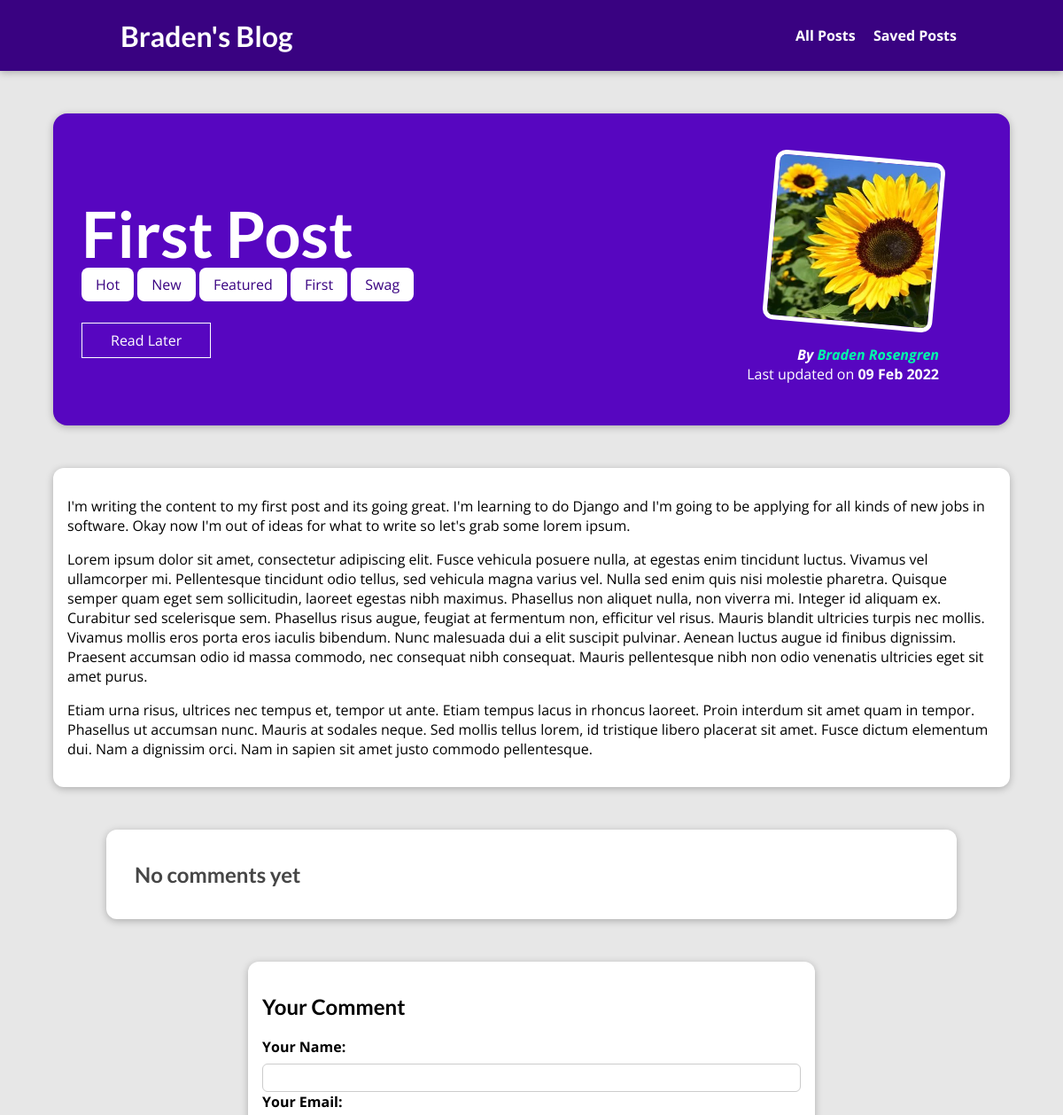
Page /posts/first-post (upper part) on the earlier database version.
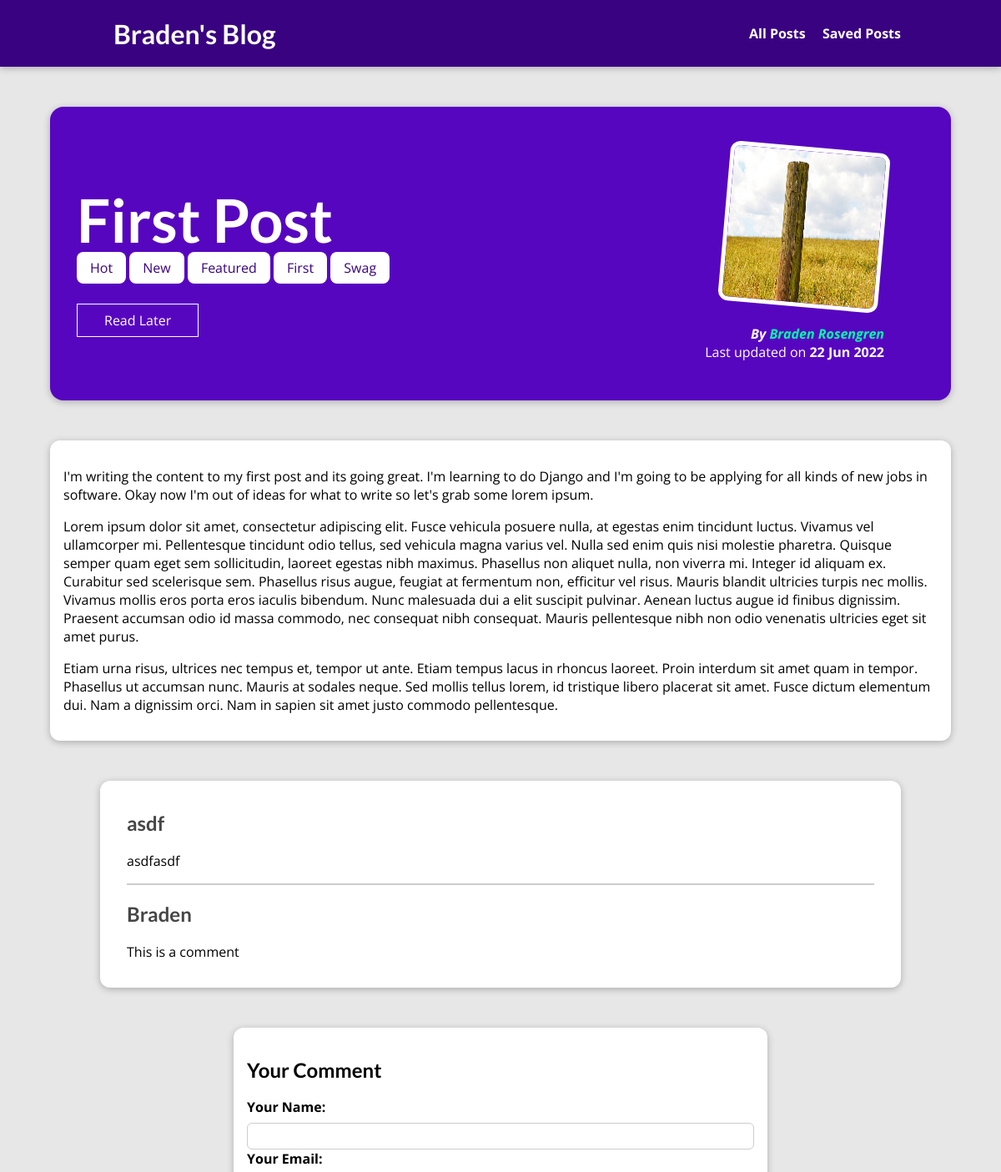
Same page on the later database version.
### blog/models.py (models this page shows, shortened)
class Tag(models.Model):
    tag = models.CharField(max_length=32)

class Post(models.Model):
    title               = models.CharField(max_length=128, null=False)
    excerpt             = models.CharField(max_length=256, null=False)
    image               = models.ImageField(upload_to="posts", null=True)
    date_created        = models.DateTimeField(auto_now_add=True)
    date_last_modified  = models.DateTimeField(auto_now=True)
    slug                = models.SlugField(unique=True, db_index=True)
    content             = models.TextField(validators=[MinLengthValidator(16)])
    author              = models.ForeignKey(Author, on_delete=models.SET_NULL, null=True, related_name="posts")
    tags                = models.ManyToManyField(Tag, related_name="posts")

class Author(models.Model):
    first_name      = models.CharField(max_length=64)
    last_name       = models.CharField(max_length=128)
    email_address   = models.EmailField(max_length=128)
    def full_name(self):
        return f"{self.first_name} {self.last_name}"
    def __str__(self):
        return self.full_name()

class Comment(models.Model):
    user_name   = models.CharField(max_length=64)
    user_email  = models.EmailField(max_length=128)
    text        = models.TextField(max_length=1024)
    post        = models.ForeignKey(Post, on_delete=models.CASCADE, related_name="comments")

### blog/views.py (the view)
# urls.py: path("posts/<slug:slug>", views.SinglePostView.as_view(), name="post-detail-page"),
class SinglePostView(View):
    template_name = "blog/post-detail.html"
    model = Post
    def is_post_stored(self, request, post_id):
        stored_posts = request.session.get("stored_posts")
        if stored_posts is not None:
            is_saved_for_later = post_id in stored_posts
        else:
            is_saved_for_later = False
        return is_saved_for_later
    def get(self, request, slug):
        post = Post.objects.get(slug=slug)
        context = {
            "post": post,
            "post_tags":post.tags.all(),
            "comment_form":CommentForm(),
            "comments":post.comments.all().order_by("-id"), # type: ignore
            "saved_for_later": self.is_post_stored(request, post.id) # type: ignore
        }
        return render(request, "blog/post-detail.html", context)
    def post(self, request, slug):
        comment_form  = CommentForm(request.POST)
        post = Post.objects.get(slug=slug)
        if comment_form.is_valid():
            comment = comment_form.save(commit=False)
            comment.post = post
            comment.save()
            return HttpResponseRedirect(reverse("post-detail-page", args=[slug]))
        context = {
            "post": post,
            "post_tags":post.tags.all(),
            "comment_form": comment_form,
            "comments":post.comments.all().order_by("-id"), # type: ignore
            "saved_for_later": self.is_post_stored(request, post.id)  # type: ignore
        }
        return render(request, "blog/post-detail.html", context)

### blog/forms.py
class CommentForm(forms.ModelForm):
	class Meta:
		model = Comment
		exclude = ["post"]
		labels = {
			"user_name": "Your Name",
			"user_email": "Your Email",
			"text": "Your Comment",
		}

### blog/templates/blog/post-detail.html (shortened to what this page needs)
{% extends "base.html" %}
{% load static %}
{% block css_files %}
    <link rel="stylesheet" href="{% static "blog/post-detail.css" %}" />
{% endblock %}
{% block content %}
    <section id="summary">
        <h2>{{post.title}}</h2>
        <div>
            {% for tag in post.tags.all %}
                <span class=tag>{{ tag.tag }}</span>
            {% endfor %}
        </div>
        <div id="read-later">
            <form action="{% url "read-later" %}" method="POST">
                <button>
                    {% if saved_for_later %}
                        Remove from Read Later
                    {% else %}
                        Read Later
                    {% endif %}
                </button>
            </form>
        </div>
        <article>
            <img src="{{ post.image.url }}" alt={{post.title}} />
            <address>By <a href="mailto:{{post.author.email_address}}">{{ post.author|title }}</a></address>
            <div>
                Last updated on <time>{{ post.date_last_modified|date:"d M Y" }}</time>
            </div>
        </article>
    </section>
    <main>
        {{ post.content|linebreaks }}
    </main>
    <section id="comments">
        {% if comments %}
        <ul>
            {% for comment in comments %}
            <li>
                <h2>{{ comment.user_name }}</h2>
                <p>{{ comment.text | linebreaks }}</p>
            </li>
            {% endfor %}
        </ul>
        {% else %}
        <h2>No comments yet</h2>
        {% endif %}
    </section>
    <section id="comment-form">
        <h2>Your Comment</h2>
        <form action="{% url "post-detail-page" post.slug %}" method="POST">
            {% for form_field in comment_form %}
                <div class="form-control">
                    {{ form_field.label_tag }}
                    {{ form_field }}
            {% endfor %}
        </form>
    </section>
{% endblock %}

Differences in the rows shown:
changed Post "First Post": image: a different picture; date_last_modified "09 Feb 2022" → "22 Jun 2022"
added Comment: user_name "asdf", text "asdfasdf"
added Comment: user_name "Braden", text "This is a comment"
Other differences:
text no longer shown: "No comments yet"
